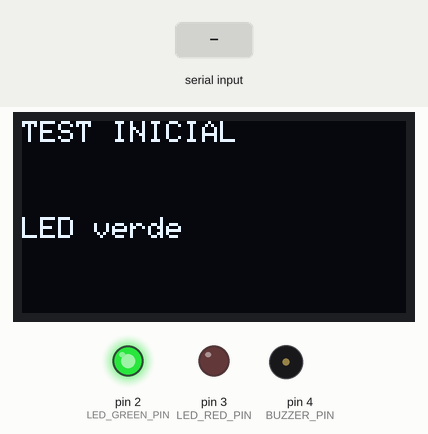
A sketch run on a simulated Arduino Uno, built with avr-gcc and run on an emulated ATmega328P. On the bench: 128×64 one-colour display, output pins drawn as LEDs (lit = HIGH), buzzer (waves = sounding). The test bench sets the inputs (shaded band).

Above: at 0.9 s.
At 4.3 s:
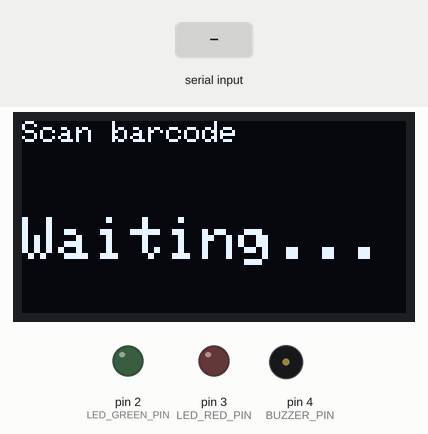
4.4 s: "1\n" received over Serial
At 5.6 s:
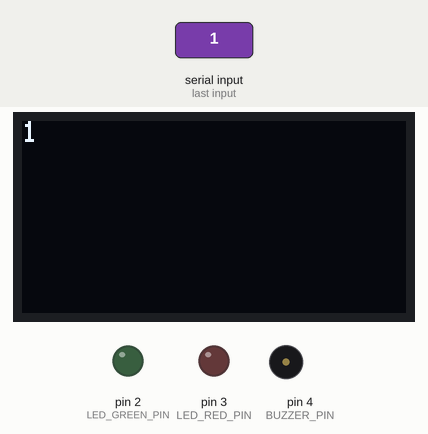
5.9 s: "0\n" received over Serial
At 6.9 s:
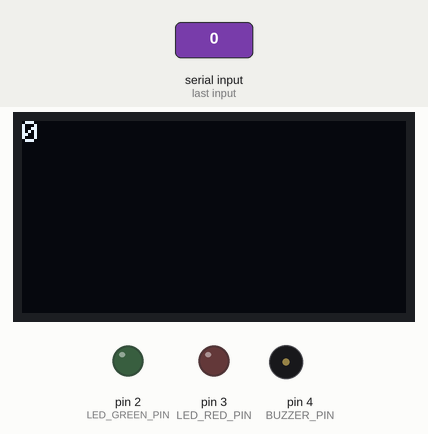
7.4 s: "2\n" received over Serial
Timing chart, 0 to 10.4 s (numbered marks = the images above; inputs shaded):
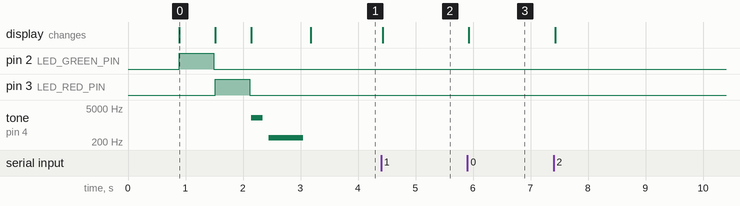

Measured:
- after the input at 4.4 s, the display: changes at once (image 2)
- after the input at 5.9 s, the display: changes at once (image 3)
- what the display in image 0 shows lasts 0.6 s, from 0.9 s to 1.5 s

The sketch:

steam_display.ino
```cpp
// Biblioteca Steam: recibe por Serial "Titulo|Precio" o "NOT_FOUND"
// y lo muestra en una OLED con LEDs y buzzer.
#include <Arduino.h>
#include <Wire.h>
#include <Adafruit_GFX.h>
#include <Adafruit_SSD1306.h>
#include <ctype.h>
#include <stdio.h>
#include <string.h>
#include <strings.h>

constexpr uint8_t LED_GREEN_PIN = 2;
constexpr uint8_t LED_RED_PIN = 3;
constexpr uint8_t BUZZER_PIN = 4;
constexpr uint8_t OLED_ADDRESSES[] = {0x3C, 0x3D};
constexpr size_t MAX_LINE = 120;
constexpr unsigned long LED_ON_MS = 2000;

constexpr unsigned int NOT_FOUND_TONE_HZ = 300;
constexpr unsigned long NOT_FOUND_TONE_MS = 600;
constexpr unsigned int FOUND_TONE_HZ = 2000;
constexpr unsigned long FOUND_TONE_MS = 150;

Adafruit_SSD1306 display(128, 64, &Wire, -1);
bool oledOk = false;

char lineBuf[MAX_LINE + 1];
size_t lineLen = 0;
bool lineOverflow = false;

unsigned long ledOffAt = 0;
uint8_t activeLed = 0;

void showLines(const char* l1, const char* l2 = "", uint8_t size2 = 1) {
  if (!oledOk) return;
  display.clearDisplay();
  display.setTextColor(SSD1306_WHITE);
  display.setTextSize(1);
  display.setCursor(0, 0);
  display.println(l1);
  display.setTextSize(size2);
  display.setCursor(0, 32);
  display.println(l2);
  display.display();
}

void showTitlePrice(const char* title, const char* price) {
  if (!oledOk) return;
  char priceLine[24];
  snprintf(priceLine, sizeof(priceLine), "$%s", price);
  display.clearDisplay();
  display.setTextColor(SSD1306_WHITE);
  display.setTextSize(1);
  display.setCursor(0, 0);
  display.println(title);
  display.setTextSize(2);
  display.setCursor(0, 48);
  display.println(priceLine);
  display.display();
}

void showWaiting() {
  showLines("Scan barcode", "Waiting...", 2);
}

void startLed(uint8_t pin) {
  digitalWrite(LED_GREEN_PIN, LOW);
  digitalWrite(LED_RED_PIN, LOW);
  digitalWrite(pin, HIGH);
  activeLed = pin;
  ledOffAt = millis() + LED_ON_MS;
}

void testInicial() {
  showLines("TEST INICIAL", "Pantalla OK");
  delay(800);
  showLines("TEST INICIAL", "LED verde");
  digitalWrite(LED_GREEN_PIN, HIGH);
  delay(600);
  digitalWrite(LED_GREEN_PIN, LOW);
  showLines("TEST INICIAL", "LED rojo");
  digitalWrite(LED_RED_PIN, HIGH);
  delay(600);
  digitalWrite(LED_RED_PIN, LOW);
  showLines("TEST INICIAL", "Buzzer");
  tone(BUZZER_PIN, 2000, 200);
  delay(300);
  tone(BUZZER_PIN, NOT_FOUND_TONE_HZ, NOT_FOUND_TONE_MS);
  delay(700);
}

char* trim(char* text) {
  while (*text == ' ' || *text == '\t') text++;
  char* end = text + strlen(text);
  while (end > text && (end[-1] == ' ' || end[-1] == '\t')) {
    *--end = '\0';
  }
  return text;
}

void toAscii(char* text) {
  char* output = text;
  for (; *text; text++) {
    if (static_cast<uint8_t>(*text) < 128) {
      *output++ = *text;
    }
  }
  *output = '\0';
}

bool isNotFound(const char* text) {
  return strcasecmp(text, "NOT_FOUND") == 0 ||
         strcasecmp(text, "Book not found") == 0 ||
         strcasecmp(text, "Not found") == 0;
}

void handleLine(char* line) {
  toAscii(line);
  char* text = trim(line);
  if (*text == '\0') return;

  if (isNotFound(text)) {
    showLines("Libro no", "encontrado", 2);
    startLed(LED_RED_PIN);
    tone(BUZZER_PIN, NOT_FOUND_TONE_HZ, NOT_FOUND_TONE_MS);
    return;
  }

  char* separator = strchr(text, '|');
  if (separator) {
    *separator = '\0';
    char* title = trim(text);
    char* price = trim(separator + 1);
    showTitlePrice(title, price);
    startLed(LED_GREEN_PIN);
    tone(BUZZER_PIN, FOUND_TONE_HZ, FOUND_TONE_MS);
  } else {
    showLines(text);
  }
}

void readSerial() {
  while (Serial.available() > 0) {
    const char c = static_cast<char>(Serial.read());
    if (c == '\r') continue;

    if (c == '\n') {
      if (!lineOverflow) {
        lineBuf[lineLen] = '\0';
        handleLine(lineBuf);
      }
      lineLen = 0;
      lineOverflow = false;
    } else if (lineLen < MAX_LINE) {
      lineBuf[lineLen++] = c;
    } else {
      lineOverflow = true;
    }
  }
}

void setup() {
  Serial.begin(9600);
  pinMode(LED_GREEN_PIN, OUTPUT);
  pinMode(LED_RED_PIN, OUTPUT);
  pinMode(BUZZER_PIN, OUTPUT);
  digitalWrite(LED_GREEN_PIN, LOW);
  digitalWrite(LED_RED_PIN, LOW);
  Wire.begin();

  for (uint8_t address : OLED_ADDRESSES) {
    Wire.beginTransmission(address);
    if (Wire.endTransmission() == 0 &&
        display.begin(SSD1306_SWITCHCAPVCC, address)) {
      oledOk = true;
      break;
    }
  }

  testInicial();
  showWaiting();
}

void loop() {
  readSerial();
  if (activeLed && static_cast<long>(millis() - ledOffAt) >= 0) {
    digitalWrite(activeLed, LOW);
    activeLed = 0;
  }
}
```
